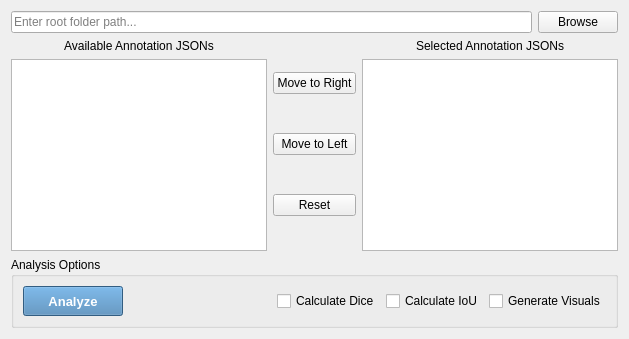
<?xml version="1.0" encoding="UTF-8"?>
<ui version="4.0">
 <class>AnnotationAnalyzerTab</class>
 <widget class="QWidget" name="tabAnnotationAnalyzer">
  <attribute name="title">
   <string>Annotation Analyzer</string>
  </attribute>
  <layout class="QVBoxLayout" name="verticalMainLayout">

   <!-- Root folder selector -->
   <item>
    <layout class="QHBoxLayout" name="horizontalFolderSelectorLayout">
     <item>
      <widget class="QLineEdit" name="lineEdit_annotation_root_path">
       <property name="placeholderText">
        <string>Enter root folder path...</string>
       </property>
      </widget>
     </item>
     <item>
      <widget class="QPushButton" name="pushButton_browse_annotation_root_folder">
       <property name="text">
        <string>Browse</string>
       </property>
      </widget>
     </item>
    </layout>
   </item>

   <!-- Available / Buttons / Selected -->
   <item>
    <layout class="QHBoxLayout" name="horizontalListLayout">

     <!-- Available -->
     <item>
      <layout class="QVBoxLayout" name="verticalLayout_available">
       <item>
        <widget class="QLabel" name="label_availableJsons">
         <property name="text">
          <string>Available Annotation JSONs</string>
         </property>
         <property name="alignment">
          <set>Qt::AlignCenter</set>
         </property>
        </widget>
       </item>
       <item>
        <widget class="QListWidget" name="listWidget_availableJsons">
         <property name="selectionMode">
          <enum>QAbstractItemView::ExtendedSelection</enum>
         </property>
        </widget>
       </item>
      </layout>
     </item>

     <!-- Buttons -->
     <item>
      <layout class="QVBoxLayout" name="verticalButtonsLayout">
       <item>
        <widget class="QPushButton" name="pushButton_moveRight">
         <property name="text">
          <string>Move to Right</string>
         </property>
        </widget>
       </item>
       <item>
        <widget class="QPushButton" name="pushButton_moveLeft">
         <property name="text">
          <string>Move to Left</string>
         </property>
        </widget>
       </item>
       <item>
        <widget class="QPushButton" name="pushButton_reset">
         <property name="text">
          <string>Reset</string>
         </property>
        </widget>
       </item>
      </layout>
     </item>

     <!-- Selected -->
     <item>
      <layout class="QVBoxLayout" name="verticalLayout_selected">
       <item>
        <widget class="QLabel" name="label_selectedJsons">
         <property name="text">
          <string>Selected Annotation JSONs</string>
         </property>
         <property name="alignment">
          <set>Qt::AlignCenter</set>
         </property>
        </widget>
       </item>
       <item>
        <widget class="QListWidget" name="listWidget_selectedJsons"/>
       </item>
      </layout>
     </item>
    </layout>
   </item>

   <!-- Analysis Options Group Box -->
   <item>
    <widget class="QGroupBox" name="groupBox_analysisOptions">
     <property name="title">
      <string>Analysis Options</string>
     </property>
     <layout class="QHBoxLayout" name="horizontalAnalysisLayout">

      <!-- Analyze button -->
      <item>
       <widget class="QPushButton" name="pushButton_analyze">
        <property name="text">
         <string>Analyze</string>
        </property>
        <property name="sizePolicy">
         <sizepolicy hsizetype="Fixed" vsizetype="Fixed">
          <horstretch>0</horstretch>
          <verstretch>0</verstretch>
         </sizepolicy>
        </property>
        <property name="minimumSize">
         <size>
          <width>100</width>
          <height>30</height>
         </size>
        </property>
  <property name="styleSheet">
   <string notr="true">background-color: steelblue; color: white; font: bold 10pt;</string>
  </property>       </widget>
      </item>

      <!-- Spacer between Analyze and Dice -->
      <item>
       <spacer name="spacer_between_analyze_and_dice">
        <property name="orientation">
         <enum>Qt::Horizontal</enum>
        </property>
        <property name="sizeHint" stdset="0">
         <size>
          <width>30</width>
          <height>20</height>
         </size>
        </property>
       </spacer>
      </item>

      <!-- Checkboxes -->
      <item>
       <widget class="QCheckBox" name="checkBox_calculateDice">
        <property name="text">
         <string>Calculate Dice</string>
        </property>
       </widget>
      </item>
      <item>
       <widget class="QCheckBox" name="checkBox_calculateIoU">
        <property name="text">
         <string>Calculate IoU</string>
        </property>
       </widget>
      </item>
      <item>
       <widget class="QCheckBox" name="checkBox_generateVisuals">
        <property name="text">
         <string>Generate Visuals</string>
        </property>
       </widget>
      </item>

     </layout>
    </widget>
   </item>

  </layout>
 </widget>
 <resources/>
 <connections/>
</ui>
